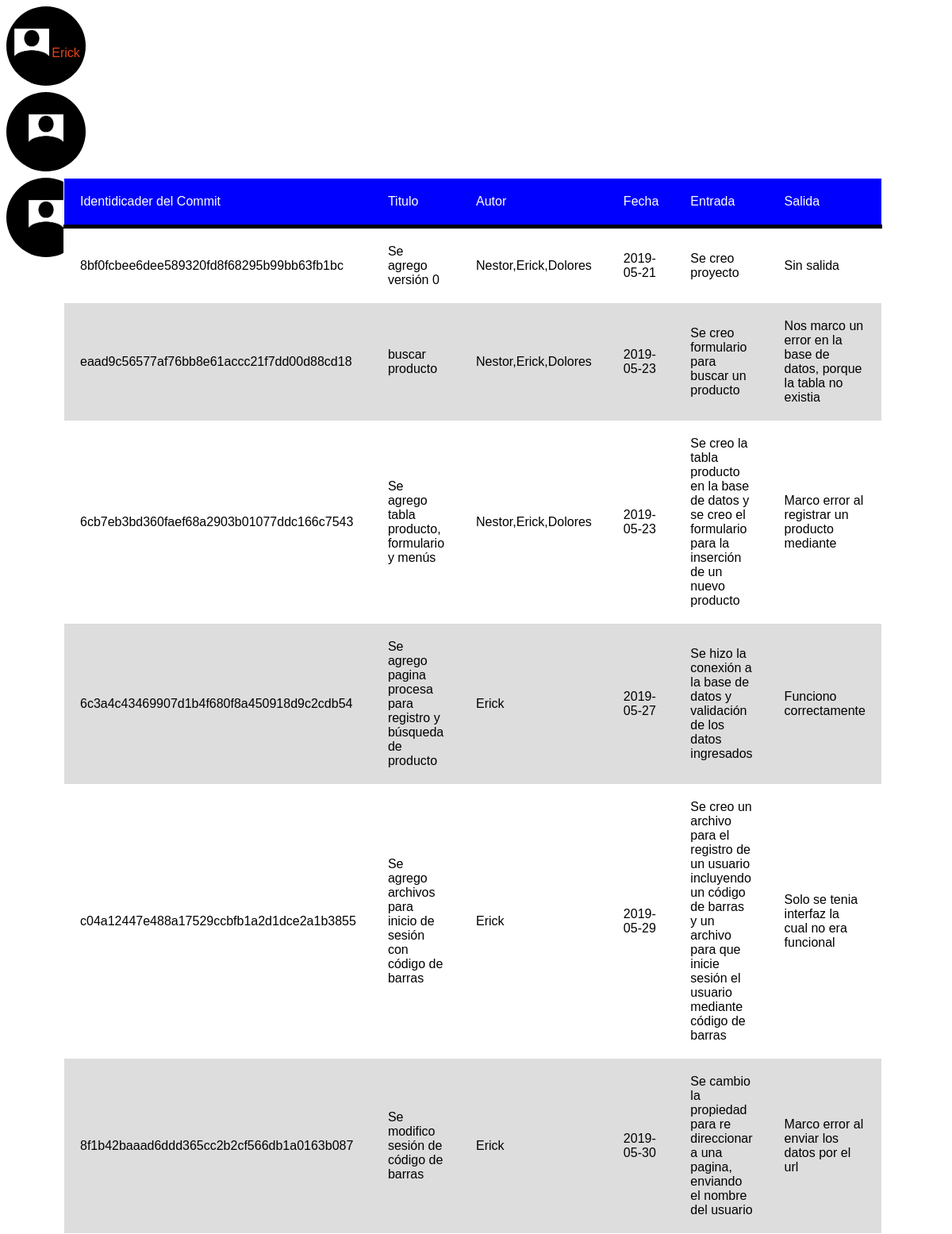
Page /seleccionarUsuario.php?e=1 on the committed database.
### tables this page shows
CREATE TABLE `modificaciones` (
  `id_commit` int(6) NOT NULL,
  `codigo` varchar(99) DEFAULT NULL,
  `titulo` varchar(150) DEFAULT NULL,
  `autor` varchar(20) DEFAULT NULL,
  `fecha` date DEFAULT NULL,
  `entrada` varchar(1000) DEFAULT NULL,
  `salida` varchar(1000) DEFAULT NULL,
  `id_prueba` int(6) DEFAULT NULL,
  `id_modulo` int(6) DEFAULT NULL
);

### seleccionarUsuario.php (the view, shortened to what this page needs)
<!DOCTYPE html>
<html lang="en" dir="ltr">
  <head>
    <link rel="stylesheet" href="estilos.css">
  </head>
  <body>
   <div class="search-box">
       <a class="search-btn" href="seleccionarUsuario.php?e=1">
         <img src="usuariod.png" height="50" width="50">
         <span class="phone">Erick</span>
       </a>
       <br>
       <br>
       <br>
       <br>
       <br>
       <br>
       <a class="search-btn" href="seleccionarUsuario.php?n=2"><img src="usuariod.png" height="50" width="50"></a>
       <br>
       <br>
       <br>
       <br>
       <br>
       <br>
         <a class="search-btn" href="seleccionarUsuario.php?d=3"><img src="usuariod.png" height="50" width="50"></a>
   </div>
<?php
@$e = $_GET['e'];
$conexion=mysqli_connect("localhost","root","","bitacora") or
                          die("Problemas en la conexión");
if($e != ""){
$consulta = "SELECT * FROM modificaciones WHERE autor LIKE'%Erick%'";
$respuesta= mysqli_query($conexion,$consulta)or die("Problemas en el select".mysqli_error($conexion));
?>
<div class="tabla">
<center> <table>
<thead>
  <tr whidth="20">
    <td  >Identidicader del Commit</td>
    <td>Titulo</td>
    <td>Autor</td>
    <td>Fecha</td>
    <td>Entrada</td>
    <td>Salida</td>
   </tr>
   </thead>
<?php
while($DatosCommit= mysqli_fetch_array($respuesta)) {
?>
  <tr>
     <td whidth="20"><?php echo utf8_encode($DatosCommit[1]); ?></td>
     <td><?php echo utf8_encode($DatosCommit[2]); ?></td>
     <td><?php echo utf8_encode($DatosCommit[3]); ?></td>
     <td><?php echo utf8_encode($DatosCommit[4]); ?></td>
     <td><?php echo utf8_encode($DatosCommit[5]); ?></td>
     <td><?php echo utf8_encode($DatosCommit[6]); ?></td>
 </tr>
<?php } ?>
</table></center>
</div>
<?php
}
?>
</body>
</html>

### estilos.css (style rules this page uses)
body { font-family: Arial; }
span.phone::before { content: '\A'; white-space: pre-line; text-align-last: inherit; }
.search-btn { color: #e84118; float:left; width: 100px; height: 100px; border-radius: 50%; background: black; display: flex; justify-content: center; align-items: center; text-decoration: none; }
.tabla { width:220px; position:absolute; left:80%; margin-left:-880px; }
table { border: 1px solid white; border-collapse: collapse; width: 500px; background-color: white; }
table td { border: 0px solid black; padding: 20px; }
table tr { border: 0px solid black; width: auto; }
thead { background-color: blue; border-bottom: solid 5px black; color: white; }
tr:nth-child(even) { background-color: #ddd; }

### rows in the picture
modificaciones: codigo "8bf0fcbee6dee589320fd8f68295b99bb63fb1bc", titulo "Se agrego versión 0", autor "Nestor,Erick,Dolores", fecha "2019-05-21", entrada "Se creo proyecto", salida "Sin salida"
modificaciones: codigo "eaad9c56577af76bb8e61accc21f7dd00d88cd18", titulo "buscar producto", autor "Nestor,Erick,Dolores", fecha "2019-05-23", entrada "Se creo formulario para buscar un producto", salida "Nos marco un error en la base de datos, porque la tabla no existia"
modificaciones: codigo "6cb7eb3bd360faef68a2903b01077ddc166c7543", titulo "Se agrego tabla producto, formulario y menús", autor "Nestor,Erick,Dolores", fecha "2019-05-23", entrada "Se creo la tabla producto en la base de datos y se creo el formulario para la inserción de un nuevo producto", salida "Marco error al registrar un producto mediante"
modificaciones: codigo "6c3a4c43469907d1b4f680f8a450918d9c2cdb54", titulo "Se agrego pagina procesa para registro y búsqueda de producto", autor "Erick", fecha "2019-05-27", entrada "Se hizo la conexión a la base de datos y validación de los datos ingresados", salida "Funciono correctamente"
modificaciones: codigo "c04a12447e488a17529ccbfb1a2d1dce2a1b3855", titulo "Se agrego archivos para inicio de sesión con código de barras", autor "Erick", fecha "2019-05-29", entrada "Se creo un archivo para el registro de un usuario incluyendo un código de barras y un archivo para que inicie sesión el usuario mediante código de barras", salida "Solo se tenia interfaz la cual no era funcional"
modificaciones: codigo "8f1b42baaad6ddd365cc2b2cf566db1a0163b087", titulo "Se modifico sesión de código de barras", autor "Erick", fecha "2019-05-30", entrada "Se cambio la propiedad para re direccionar a una pagina, enviando el nombre del usuario", salida "Marco error al enviar los datos por el url"
